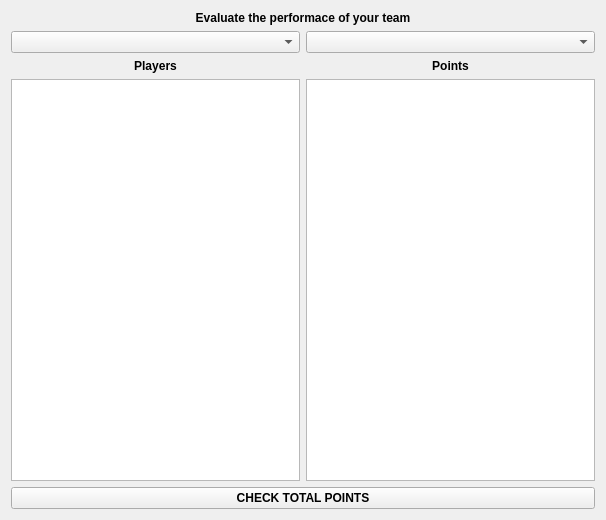
<?xml version="1.0" encoding="UTF-8"?>
<ui version="4.0">
 <class>Form</class>
 <widget class="QWidget" name="Form">
  <property name="geometry">
   <rect>
    <x>0</x>
    <y>0</y>
    <width>606</width>
    <height>520</height>
   </rect>
  </property>
  <property name="windowTitle">
   <string>Form</string>
  </property>
  <property name="layoutDirection">
   <enum>Qt::LeftToRight</enum>
  </property>
  <layout class="QGridLayout" name="gridLayout">
   <item row="0" column="0" colspan="2">
    <layout class="QVBoxLayout" name="verticalLayout">
     <item>
      <widget class="QLabel" name="label">
       <property name="font">
        <font>
         <weight>75</weight>
         <bold>true</bold>
        </font>
       </property>
       <property name="text">
        <string>Evaluate the performace of your team</string>
       </property>
       <property name="alignment">
        <set>Qt::AlignCenter</set>
       </property>
      </widget>
     </item>
     <item>
      <layout class="QHBoxLayout" name="horizontalLayout">
       <item>
        <widget class="QComboBox" name="cb1"/>
       </item>
       <item>
        <widget class="QComboBox" name="cb2"/>
       </item>
      </layout>
     </item>
    </layout>
   </item>
   <item row="1" column="0">
    <widget class="QLabel" name="label_2">
     <property name="font">
      <font>
       <weight>75</weight>
       <bold>true</bold>
      </font>
     </property>
     <property name="text">
      <string>Players</string>
     </property>
     <property name="alignment">
      <set>Qt::AlignCenter</set>
     </property>
    </widget>
   </item>
   <item row="1" column="1">
    <widget class="QLabel" name="label_3">
     <property name="font">
      <font>
       <weight>75</weight>
       <bold>true</bold>
      </font>
     </property>
     <property name="text">
      <string>Points</string>
     </property>
     <property name="alignment">
      <set>Qt::AlignCenter</set>
     </property>
    </widget>
   </item>
   <item row="2" column="0" colspan="2">
    <layout class="QHBoxLayout" name="horizontalLayout_2">
     <item>
      <widget class="QListWidget" name="lw1"/>
     </item>
     <item>
      <widget class="QListWidget" name="lw2"/>
     </item>
    </layout>
   </item>
   <item row="3" column="0" colspan="2">
    <layout class="QVBoxLayout" name="verticalLayout_2">
     <item>
      <widget class="QPushButton" name="b1">
       <property name="font">
        <font>
         <weight>75</weight>
         <bold>true</bold>
        </font>
       </property>
       <property name="text">
        <string>CHECK TOTAL POINTS</string>
       </property>
      </widget>
     </item>
    </layout>
   </item>
  </layout>
 </widget>
 <resources/>
 <connections/>
</ui>
